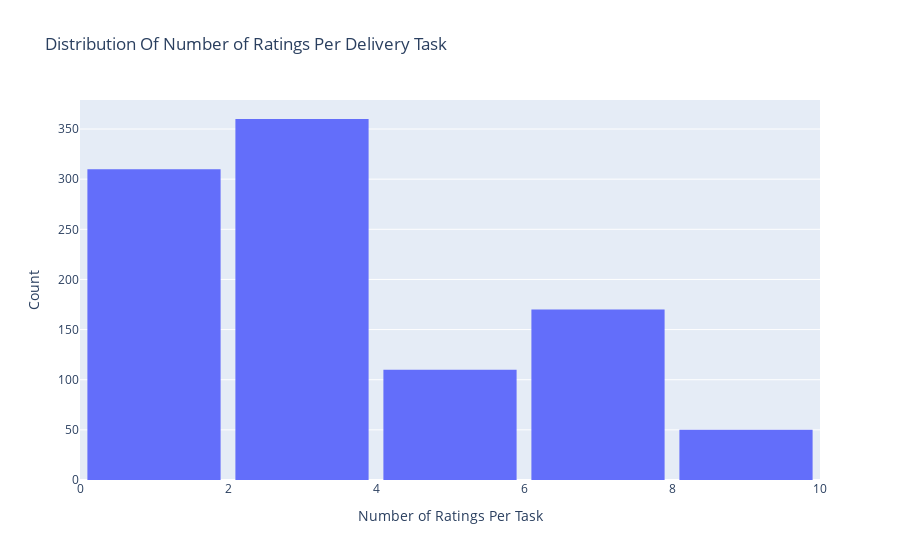
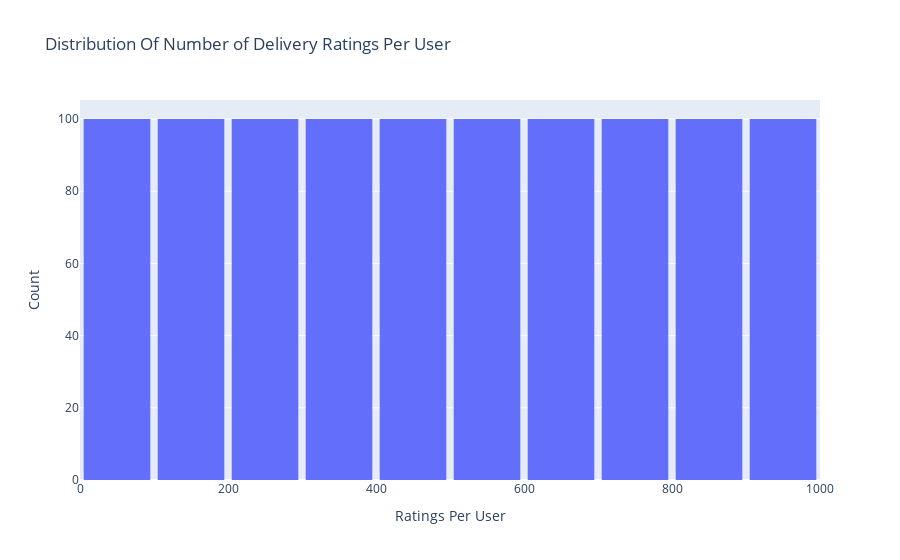

The notebook cell saved with these charts, in order:
### Code cell
#add
# Create trace
trace = go.Histogram(x = combined_task_data.TaskId,
                     name = 'Ratings',
                     xbins = dict(start = 0,
                                  end = 1000,
                                  size = 2))
# Create layout
layout = go.Layout(title = 'Distribution Of Number of Ratings Per Delivery Task',
                   xaxis = dict(title = 'Number of Ratings Per Task'),
                   yaxis = dict(title = 'Count'),
                   bargap = 0.1)

# Create plot
fig = go.Figure(data=[trace], layout=layout)
iplot(fig)
#add

#add
# Create trace
trace = go.Histogram(x = combined_task_data.id,
                     name = 'Ratings',
                     xbins = dict(start = 0,
                                  end = 1000,
                                  size = 100))
# Create layout
layout = go.Layout(title = 'Distribution Of Number of Delivery Ratings Per User',
                   xaxis = dict(title = 'Ratings Per User'),
                   yaxis = dict(title = 'Count'),
                   bargap = 0.1)

# Create plot
fig = go.Figure(data=[trace], layout=layout)
iplot(fig)
#add

### Figure 1 — Plotly figure (JSON) as saved in the notebook; plotly's stock layout.template omitted (floating-point values rounded to 4 significant figures; data arrays with more than 128 entries replaced by an {"elided": "..."} marker saying what was removed)
{"data": [{"name": "Ratings", "type": "histogram", "x": {"elided": "1000 int values"}, "xbins": {"end": 1000, "size": 2, "start": 0}}], "layout": {"bargap": 0.1, "title": {"text": "Distribution Of Number of Ratings Per Delivery Task"}, "xaxis": {"title": {"text": "Number of Ratings Per Task"}}, "yaxis": {"title": {"text": "Count"}}}}

### Figure 2 — Plotly figure (JSON) as saved in the notebook; plotly's stock layout.template omitted (floating-point values rounded to 4 significant figures; data arrays with more than 128 entries replaced by an {"elided": "..."} marker saying what was removed)
{"data": [{"name": "Ratings", "type": "histogram", "x": {"elided": "1000 int values"}, "xbins": {"end": 1000, "size": 100, "start": 0}}], "layout": {"bargap": 0.1, "title": {"text": "Distribution Of Number of Delivery Ratings Per User"}, "xaxis": {"title": {"text": "Ratings Per User"}}, "yaxis": {"title": {"text": "Count"}}}}
